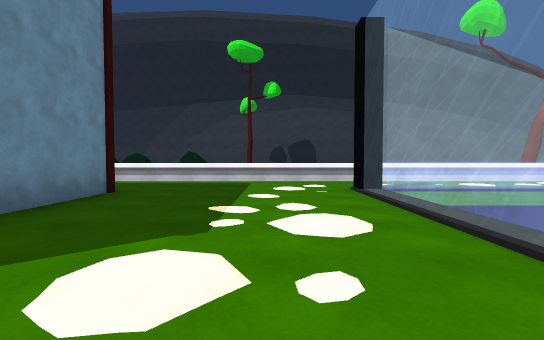
View 1 (above)

21 first-person views from a walk through a 3-D level made in the Unity game engine. The camera is 1.2 m above the floor, tilts 2° down and sees 85° across. The floor is counted in squares, 2 m on a side. Each view is taken from the middle of a square. On the plan, view 1 faces up. The plan holds only what a view shows up to about 9 squares ahead; the rest is blank. The place goes on beyond the plan. Some surface patterns are stand-ins.

View 2
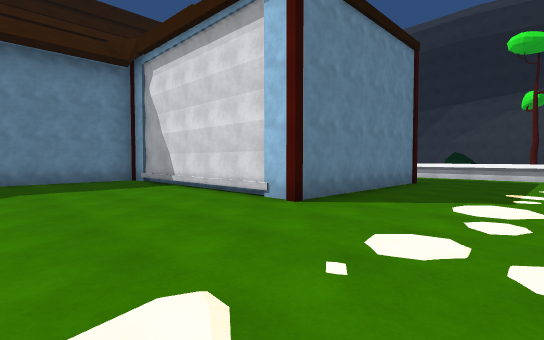

View 3
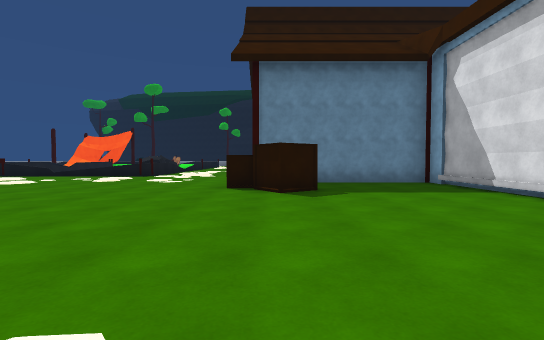

View 4
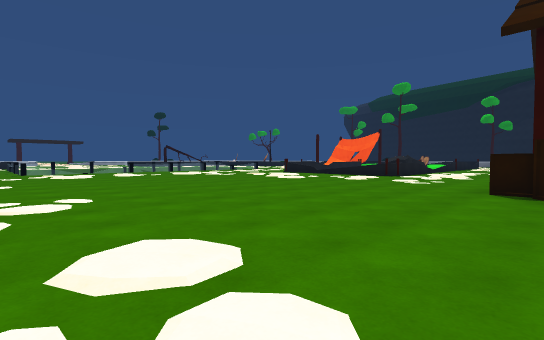

View 5
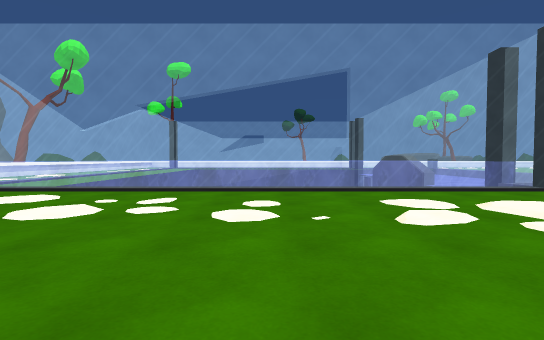

View 6
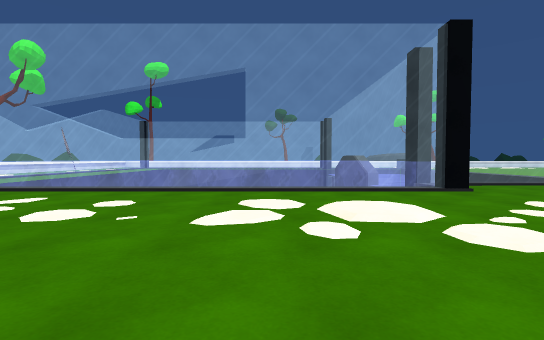

View 7
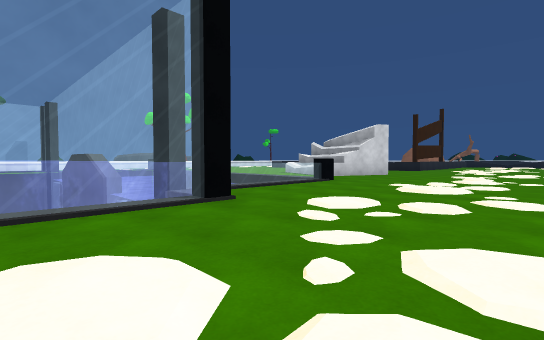

View 8
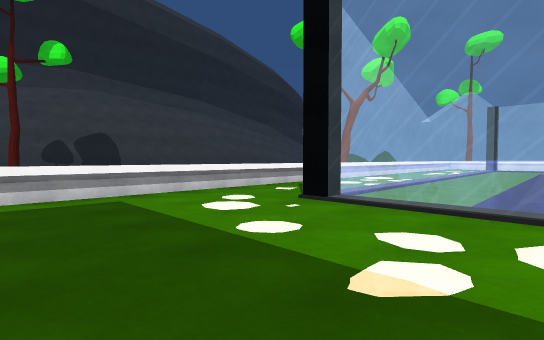

View 9
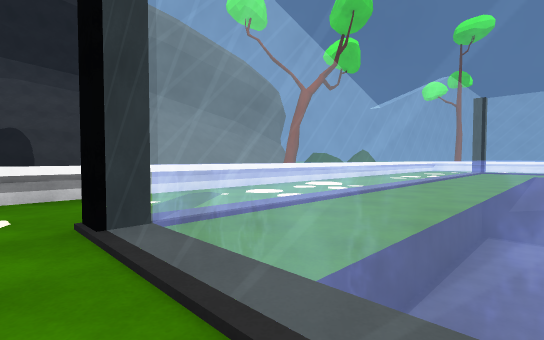

View 10
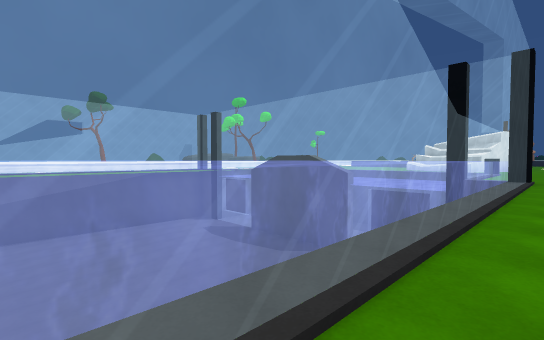

View 11
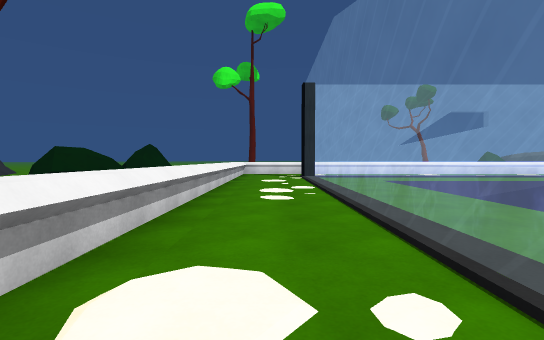

View 12
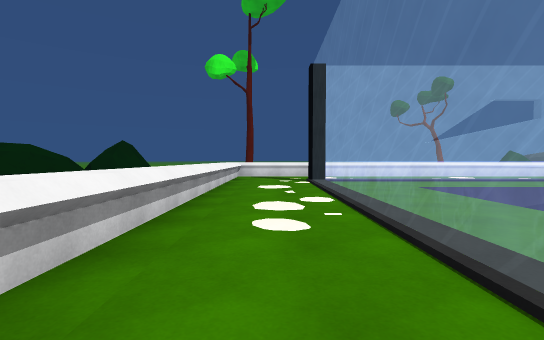

View 13
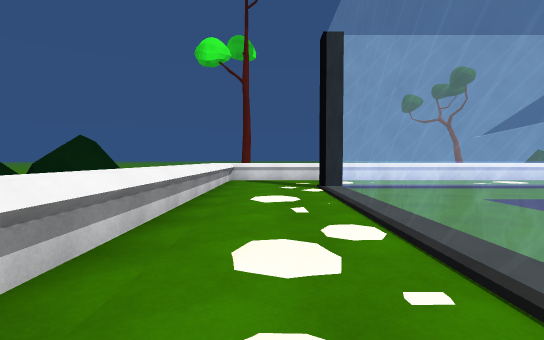

View 14
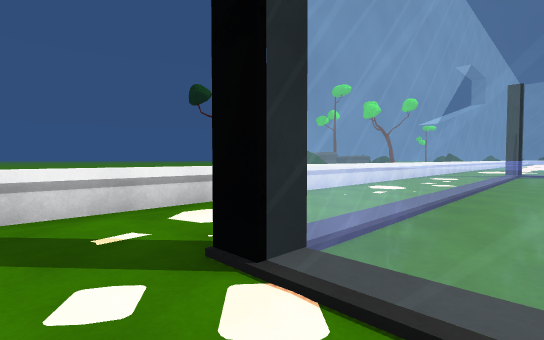

View 15
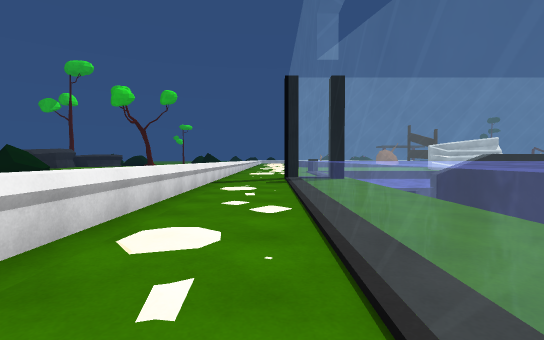

View 16
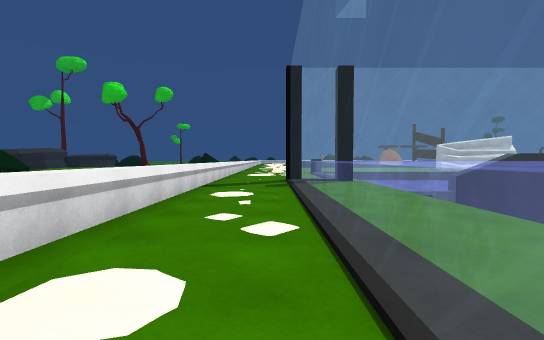

View 17
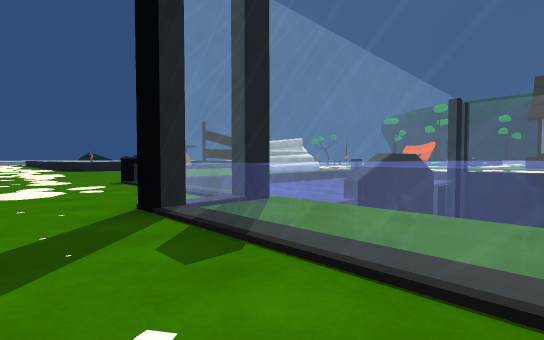

View 18
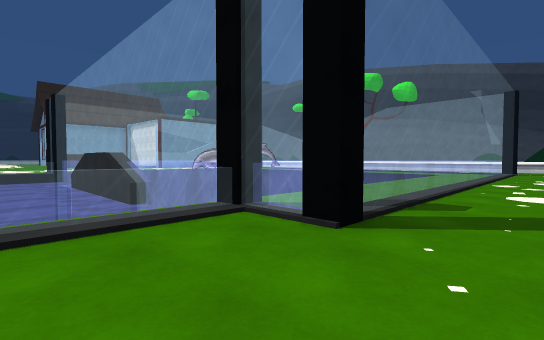

View 19
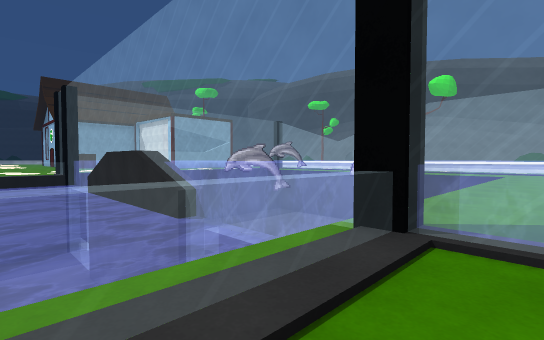

View 20
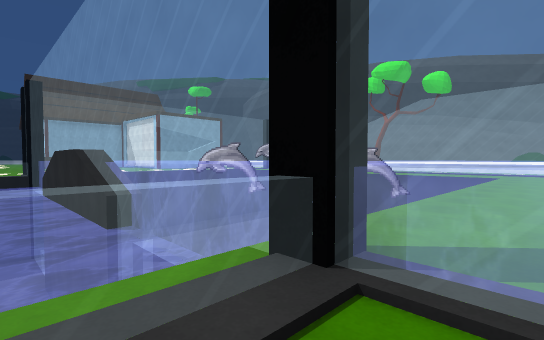

View 21
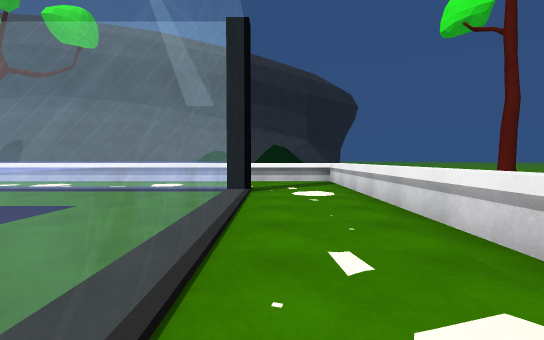

### Floor plan
Key: @ floor where view 1 was taken; # wall or solid block; . floor; / step, stairs or slope; = window, fence, low wall or low ledge; ≈ water the walk keeps out of; ^ raised ledge.
Columns run from 10 left of view 1 to 19 right of it. Each row starts with its distance up from view 1.
 13                         ##
 12                          ^.#
 11                            ##
 10
  9          ....     #......
  8       ========================
  7       .......................=
  6        .....#==============..=
  5        #....=≈≈≈≈≈≈≈≈≈≈≈≈≈=..=
  4        #....=≈≈≈≈≈≈≈≈≈≈≈≈≈=..=
  3        #....= ≈≈  ≈≈≈≈≈≈≈≈=..=
  2        #....=    ≈≈≈≈≈≈≈ ≈=..=
  1 ########....=    ≈≈≈≈≈≈≈ ≈=..=
  0 #.........@.=    ≈≈≈≈≈≈≈≈≈=..=
 -1 #...........=    ≈≈≈≈   ≈≈=..=
 -2 #...........=    ≈≈≈≈   ≈≈=..=
 -3 #...........=     ≈≈≈   ≈≈=..=
 -4   ##.....//.=    ≈      ≈≈=..=
 -5 ..^.........=    ≈      ≈≈=..=
 -6 ............=≈   ≈≈≈≈≈≈ ≈≈=..=
 -7 .............#≈≈≈≈####≈ ≈^...=
 -8 .............^≈≈≈≈      ≈^...
 -9 .............^≈≈≈≈      ≈^...

Positions as (right, up) in squares from view 1, and headings:
1: (0, 0), facing up
2: (0, -3), facing up-left
3: (-1, -4), facing left
4: (-1, -4), facing down-left
5: (-4, -1), facing right
6: (-4, -3), facing right
7: (-2, -4), facing down-right
8: (-2, 3), facing up-right
9: (1, 3), facing up-right
10: (1, 3), facing down-right
11: (6, 7), facing right
12: (8, 7), facing right
13: (10, 7), facing right
14: (15, 7), facing down-right
15: (17, 3), facing down
16: (17, 2), facing down
17: (18, -3), facing down-left
18: (18, -9), facing up-left
19: (16, -9), facing up-left
20: (16, -8), facing up-left
21: (17, 0), facing up
